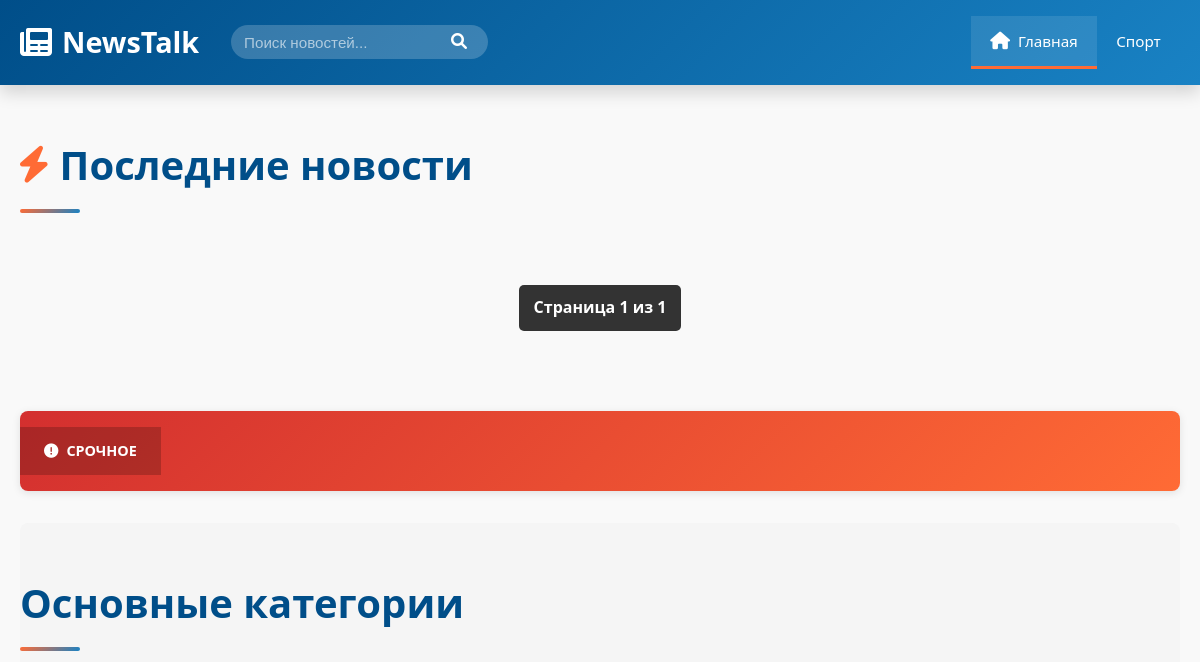
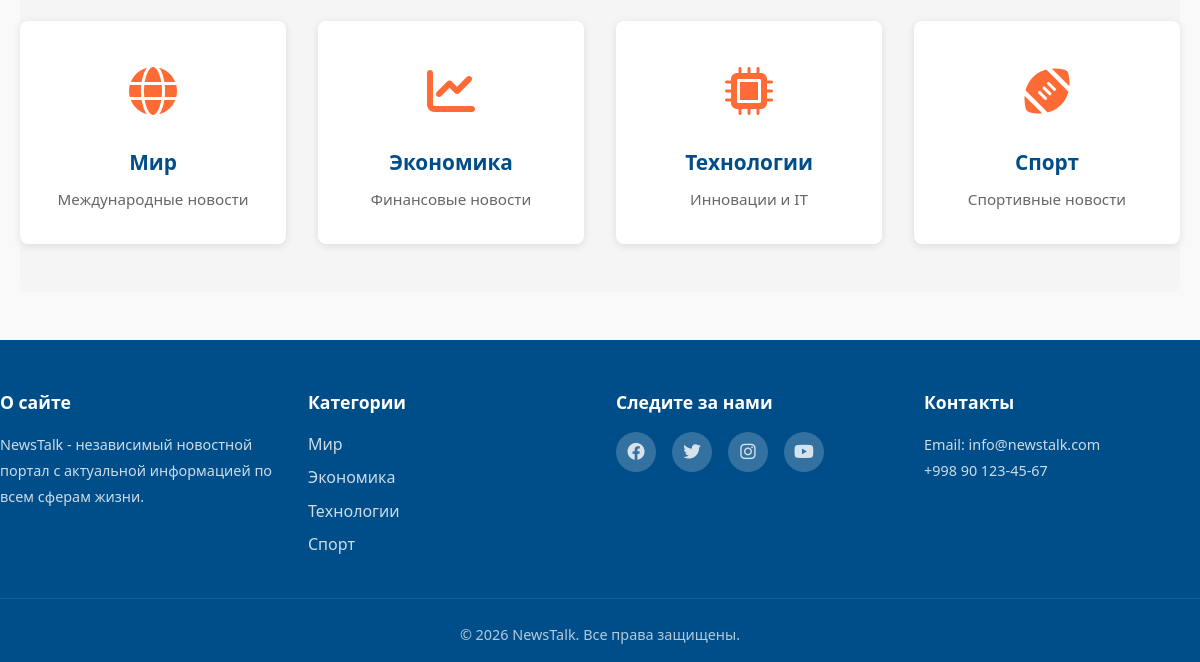
The app's page /, older data (2 pictures, top to bottom).
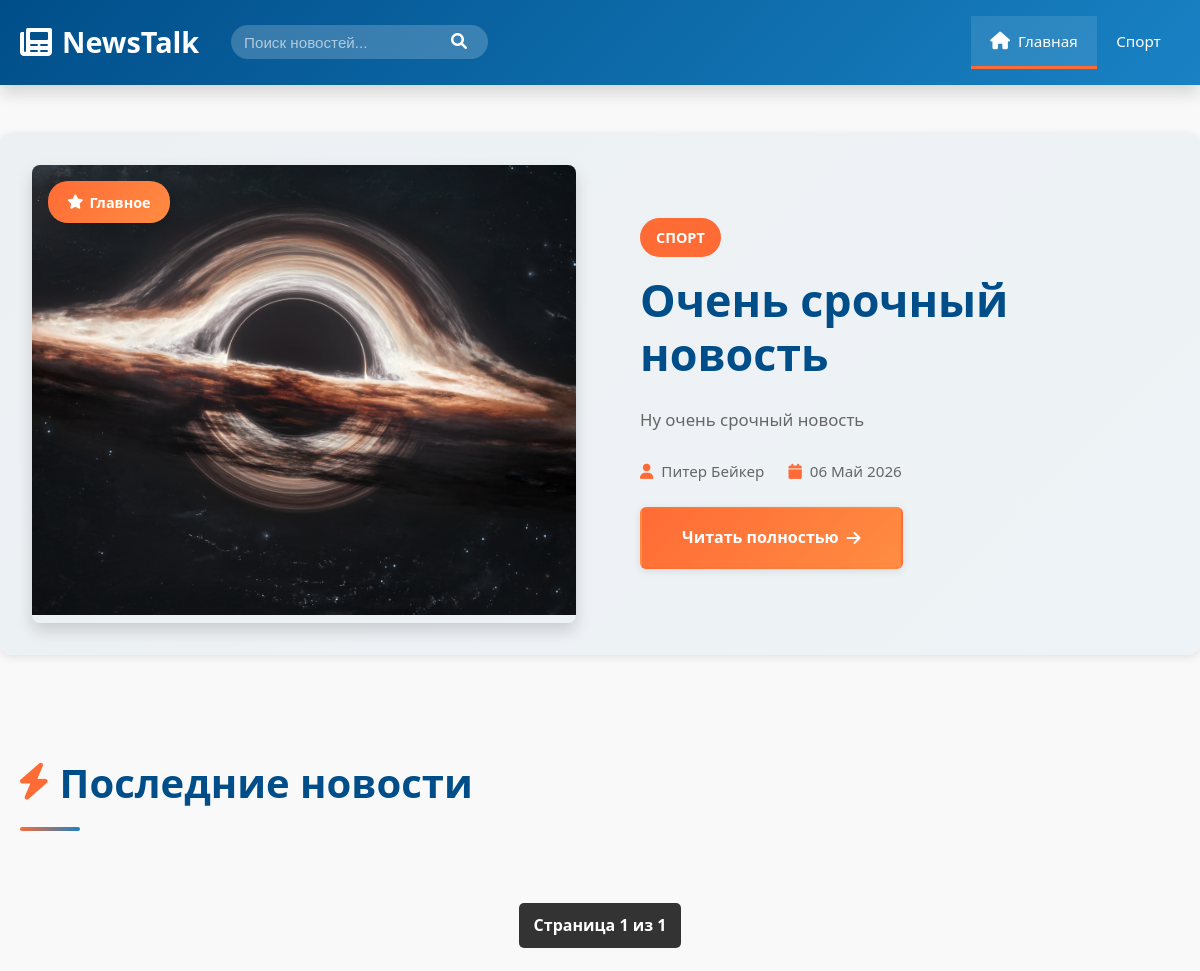
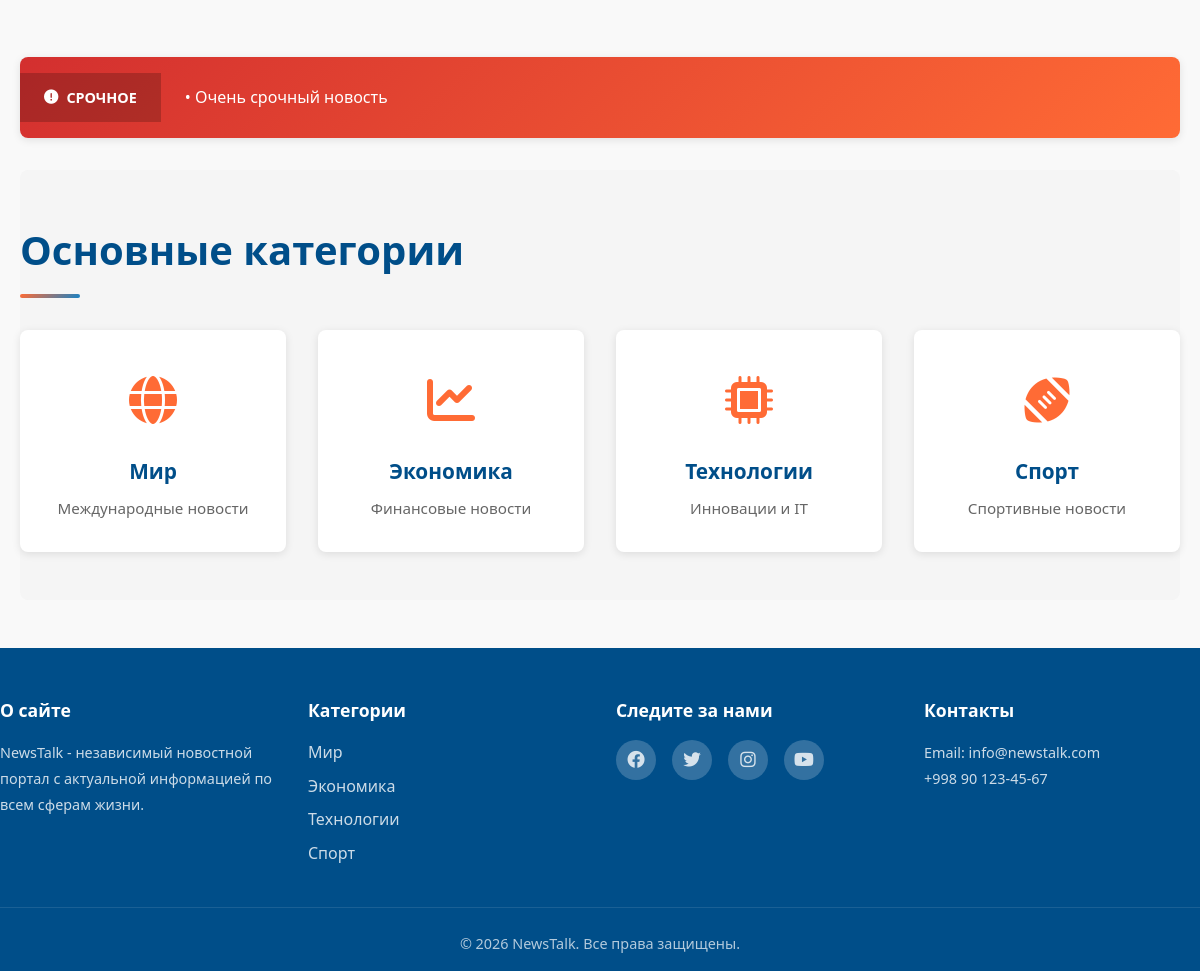
The same page, newer data (2 pictures, top to bottom).
### news_app/models.py (models this page shows, shortened)
class Category(models.Model):
    name = models.CharField(max_length=100)

class News(models.Model):
    title = models.CharField(max_length=200, verbose_name='Title')
    content = models.TextField()
    image = models.ImageField(null=True, blank=True)
    author = models.ForeignKey(Author, on_delete=models.SET_NULL, null=True)
    category = models.ForeignKey(Category, on_delete=models.CASCADE)
    tags = models.ManyToManyField(Tags)
    created_at = models.DateTimeField(default=timezone.now)
    is_published = models.BooleanField(default=False, verbose_name='Published')
    class Meta:
        verbose_name = 'Новость'
        verbose_name_plural = 'Новости'
        permissions = [
            ('publish_news', 'Может публиковать новости'),
        ]

class Author(models.Model):
    name = models.CharField(max_length=100)
    surname = models.CharField(max_length=100,null=True, blank=True)
    bio = models.TextField()
    image = models.ImageField(null=True, blank=True)

### news_app/views.py (the view)
# urls.py: path('', views.home, name='home'),
def home(request):
    poisk = request.GET.get('q')
    if poisk:
        items = News.objects.filter(
            Q(title__icontains=poisk) |
            Q(content__icontains=poisk) |
            Q(category__name__icontains=poisk) |
            Q(tags__tag__icontains=poisk) |
            Q(author__name__icontains=poisk)
        ).distinct().order_by('-created_at')
    else:
        items = News.objects.all().order_by('-created_at')
    categories = Category.objects.all()
    paginator = Paginator(items, 12)
    page_number = request.GET.get('page')
    page_obj = paginator.get_page(page_number)
    return render(request, 'home.html', {'news': page_obj, 'categories': categories, 'page_obj': page_obj})

### templates/home.html (shortened to what the changed rows need)
{% load static %}
<!DOCTYPE html>
<html lang="ru">
<head>
    <link rel="stylesheet" href="{% static 'css/main.css' %}">
    <link rel="stylesheet" href="https://cdnjs.cloudflare.com/ajax/libs/font-awesome/6.0.0/css/all.min.css">
</head>
<body>
    <nav class="navbar">
        <div class="navbar-container">
            <ul class="nav-menu">
                {% for category in categories %}
                <li><a href="{% url 'category_news' category.id %}" class="nav-link {% if selected_category.id == category.id %}active{% endif %}">{{ category.name }}</a></li>
                {% endfor %}
            </ul>
        </div>
    </nav>
    {% if news %}
    {% with featured=news.0 %}
    <section class="hero-section">
        <div class="hero-container">
            <div class="hero-left">
                {% if featured.image %}
                <img src="{{ featured.image.url }}" alt="{{ featured.title }}" class="hero-image">
                {% else %}
                <img src="{% static 'media/images.jfif' %}" alt="{{ featured.title }}" class="hero-image">
                {% endif %}
                <div class="hero-overlay">
                    <span class="featured-badge">
                        <i class="fas fa-star"></i> Главное
                    </span>
                </div>
            </div>
            <div class="hero-right">
                <div class="hero-category">{{ featured.category.name }}</div>
                <h1 class="hero-title">{{ featured.title }}</h1>
                <p class="hero-excerpt">{{ featured.content|truncatewords:30 }}</p>
                <div class="hero-meta">
                    <span class="meta-item">
                        <i class="fas fa-user"></i> {{ featured.author.name }} {{ featured.author.surname }}
                    </span>
                    <span class="meta-item">
                        <i class="fas fa-calendar"></i> {{ featured.created_at|date:"d M Y" }}
                    </span>
                </div>
                <a href="/product/{{ featured.id }}/" class="read-more-btn">
                    Читать полностью <i class="fas fa-arrow-right"></i>
                </a>
            </div>
        </div>
    </section>
    {% endwith %}
    {% endif %}
    <div class="container">
        <section class="news-section">
            <div class="section-header">
                <h2 class="section-title">
                    <i class="fas fa-bolt"></i> {% if selected_category %}Новости: {{ selected_category.name }}{% else %}Последние новости{% endif %}
                </h2>
            </div>
        </section>
        <section class="breaking-news">
            <div class="breaking-content">
                <span class="breaking-text">
                    {% for item in news|slice:":3" %}
                        <span>• {{ item.title }}</span>
                    {% endfor %}
                </span>
            </div>
        </section>
        <section class="categories-section">
            <h2 class="section-title">Основные категории</h2>
        </section>
    </div>
</body>
</html>

Row changes from the older to the newer data that the page shows:
added News: image (picture), category.name "СПОРТ", title "Очень срочный новость", content "Ну очень срочный новость", author.name "Питер", author.surname "Бейкер", created_at "06 Май 2026"
Text that changed along with them:
text now shown: "Главное Читать полностью"
